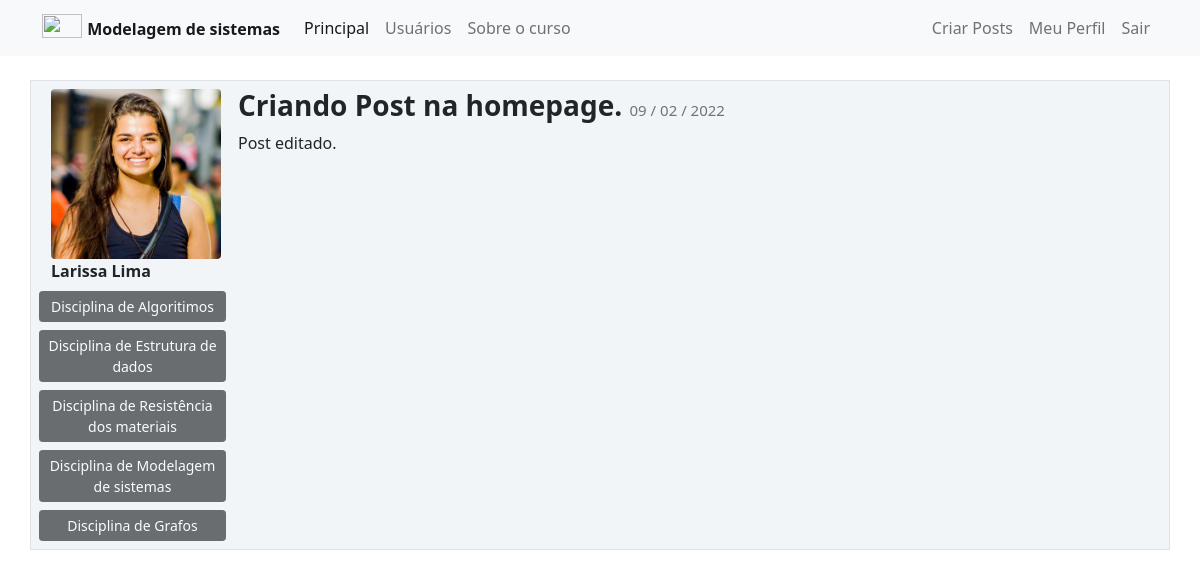
Page /expose_post/3 (signed in) on the committed database.
### general_system/models.py (models this page shows, shortened)
class Usuario(data_base.Model, UserMixin):
    id = data_base.Column(data_base.Integer, primary_key=True)
    username = data_base.Column(data_base.String, nullable=False)
    email = data_base.Column(data_base.String, nullable=False, unique=True)
    password = data_base.Column(data_base.String, nullable=False)
    perf_photo = data_base.Column(data_base.String, default='default.jpg')
    posts = data_base.relationship('Post', backref='autor', lazy=True)
    courses = data_base.Column(data_base.String, nullable=False, default='')

class Post(data_base.Model):
    id = data_base.Column(data_base.Integer, primary_key=True)
    title = data_base.Column(data_base.String, nullable=False)
    bory_text = data_base.Column(data_base.Text, nullable=False)
    date_create = data_base.Column(data_base.DateTime, nullable=False, default=datetime.utcnow)
    id_user = data_base.Column(data_base.Integer, data_base.ForeignKey('usuario.id'), nullable=False)

### general_system/routes.py (the view)
@app.route('/expose_post/<post_id>', methods=['GET', 'POST'])
@login_required
def expose_post(post_id):
    post = Post.query.get(post_id)
    if current_user == post.autor:
        form_edit_post = FormCreatePost()
        if request.method == 'GET':
            form_edit_post.title.data = post.title
            form_edit_post.bory_text.data = post.bory_text
        elif form_edit_post.validate_on_submit():
            post.title = form_edit_post.title.data
            post.bory_text = form_edit_post.bory_text.data
            data_base.session.commit()
            flash(f'Post editado com sucesso!', 'alert-success')
            return redirect(url_for('home'))
    else:
        form_edit_post = None
    return render_template('expose_post.html', post=post, form_post=form_edit_post)

### general_system/models.py (called while the page is built)
@login_manager.user_loader
def load_user(id_user):
    return Usuario.query.get(int(id_user))

### general_system/templates/expose_post.html (shortened to what this page needs)
{% extends 'base.html' %}
{% block bory %}
    <div class="container mt-3">
        <div class="row border mt-4 p-2 publications">
            <div class="col col-2">
                <div class="image pe-3 "> <img src="{{url_for('static', filename='image_id_user/{}'.format(post.autor.perf_photo))}}" class="rounded" width="170"> </div>
                <strong>{{ post.autor.username }}</strong>
                <div class="row justify-content-center">
                    {% if 'Não Informado' in post.autor.courses or post.autor.courses == '' %}
                        <button type="button" class="btn btn-sm btn-light mt-2" disabled>Usuário não matriculado em algum curso.</button>
                    {% else %}
                        {% for course in post.autor.courses.split(';') %}
                             <button type="button" class="btn btn-sm btn-dark mt-2" disabled>{{ course }}</button>
                        {% endfor %}
                    {% endif %}
                </div>
            </div>
            <div class="col col-9">
                <h3>
                    <strong> {{ post.title }}</strong>
                    <small class="text-muted" style="font-size: 15px">
                        {{ post.date_create.strftime('%d / %m / %Y')}}
                    </small>
                </h3>
                <p>{{ post.bory_text }}</p>
            </div>
        </div>
    </div>
{% endblock %}

### general_system/templates/base.html (shortened to what this page needs)
<!DOCTYPE html>
<html lang="pt-br">
<head>
    <link href="https://cdn.jsdelivr.net/npm/bootstrap@5.1.3/dist/css/bootstrap.min.css" rel="stylesheet">
    <link rel="stylesheet" type="text/css" href="{{ url_for('static', filename='main.css') }}">
</head>
<body>
    {% include 'navbar.html' %}
    {% block bory %}
    {% endblock %}
</body>
</html>

### general_system/templates/navbar.html (shortened to what this page needs)
<nav class="navbar navbar-expand-lg navbar-light bg-light" xmlns="http://www.w3.org/1999/html">
  <div class="container-fluid container">
    <a class="navbar-brand" href="#">
      <img src="{{ url_for('static', filename='image_navbar/network.jpg') }}" alt="" width="40" height="24" class="d-inline-block align-text-top">
      <strong><font size="3">Modelagem de sistemas </font></strong>
    </a>
    <div class="collapse navbar-collapse" id="navbarSupportedContent">
      <ul class="navbar-nav me-auto mb-2 mb-lg-0">
        <li class="nav-item">
          <a class="nav-link active" aria-current="page" href="{{url_for('home')}}">Principal</a>
        </li>
        <li class="nav-item">
          <a class="nav-link" href="{{url_for('users')}}">Usuários</a>
        </li>
        <li class="nav-item">
          <a class="nav-link" href="{{url_for('contacts')}}">Sobre o curso</a>
        </li>
      </ul>
      <ul class="d-flex navbar-nav">
        {% if current_user.is_authenticated %}
            <li class="nav-item">
              <a class="nav-link" href="{{ url_for('create_post') }}">Criar Posts</a>
            </li>
            <li class="nav-item">
              <a class="nav-link" href="{{ url_for('my_profile') }}">Meu Perfil</a>
            </li>
            <li class="nav-item">
              <a class="nav-link" href="{{ url_for('logout') }}">Sair</a>
            </li>
        {%endif%}
      </ul>
    </div>
  </div>
</nav>

### general_system/static/main.css (style rules this page uses)
.publications { background: #f2f5f8 !important; }

### rows in the picture
Usuario: perf_photo (picture), autor.username "Larissa Lima"
Post: title "Criando Post na homepage.", date_create "09 / 02 / 2022", bory_text "Post editado."

### other values in the picture
{{ course }} "Disciplina de Algoritimos" "Disciplina de Estrutura de dados" "Disciplina de Resistência dos materiais" "Disciplina de Modelagem de sistemas" "Disciplina de Grafos"
